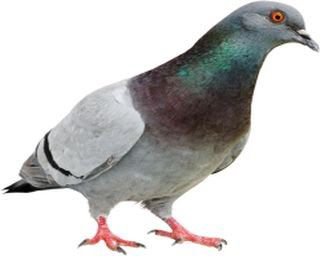
#> input picture Pattern Recognition/Assignment 1/queryimage.png, 320 x 256 px
$ jupyter execute assignment.ipynb
#> lines starting #> are read from the running program, lines starting #| are printed output that depends on the picture; long printed decimals are rounded
[cell 1]
# This assignment is done by CS20B1044 Avinash R Changrani

import numpy as np
import matplotlib.pyplot as plt
import pandas as pd
import cv2

1. Calculate the distance between the two normalized histograms H1 and H2 using each of the following methods:

    (a) KL Distance
    (b) Bhattacharyya Distance

    H1 = [ 0.24, 0.2, 0.16, 0.12, 0.08, 0.04, 0.12, 0.04]

    H2 = [ 0.22, 0.23, 0.16, 0.13, 0.11, 0.08, 0.05, 0.02]

KL Distance formula: $$D_{KL}(P,Q) = \sum_{i=1}^{n} P(i) \log \frac{P(i)}{Q(i)}$$

Bhattacharyya Distance formula: $$D_{B}(P,Q) = -\log \sum_{i=1}^{n} \sqrt{P(i)Q(i)}$$

[cell 2]
H1 = np.array([ 0.24, 0.2, 0.16, 0.12, 0.08, 0.04, 0.12, 0.04])
H2 = np.array([ 0.22, 0.23, 0.16, 0.13, 0.11, 0.08, 0.05, 0.02])

# (a) KL Distance
def KL_distance(H1, H2):
    return np.sum(H1 * np.log(H1/H2))

print("KL Distance between H1 and H2: ", KL_distance(H1, H2))

# (b) Bhattacharyya Distance

def Bhattacharyya_distance(H1, H2):
    return -np.log(np.sum(np.sqrt(H1*H2)))

print("Bhattacharyya Distance between H1 and H2: ", Bhattacharyya_distance(H1, H2))

Given $(hq − ht)^T = \begin{pmatrix}0.5 & 0.5 & -0.5 & -0.25 & -0.25\end{pmatrix}$ and
$
A =
\begin{pmatrix}
1 & 0.135 & 0.195 & 0.137 & 0.157 \\
0.135 & 1 & 0.2 & 0.309 & 0.143 \\
0.195 & 0.2 & 1 & 0.157 & 0.122 \\
0.137 & 0.309 & 0.157 & 1 & 0.195 \\
0.157 & 0.143 & 0.122 & 0.195 & 1
\end{pmatrix}
$

Find the quadratic form distance.

Quadratic form distance formula is given by:

$$
\begin{align}
d(x,y) &= \sqrt{(x-y)^T A (x-y)} \\
\end{align}
$$

where x and y are the two vectors and A is the covariance matrix.

[cell 3]
# Quadratic distance = sqrt((x-y)^T * A *(x-y))

xy_t = np.array([0.5, 0.5, -0.5, -0.25, -0.25])
A = np.array([[1, 0.135, 0.195, 0.137, 0.157], [0.135, 1, 0.2, 0.309, 0.143], [0.195, 0.2, 1, 0.157, 0.122], [0.137, 0.309, 0.157, 1, 0.195], [0.157, 0.143, 0.122, 0.195, 1]])

# qudratic distance between x and y given (x-y)^T and A
def quadratic_distance(xy_t, A):
    return np.sqrt(np.dot(np.dot(xy_t, A), np.transpose(xy_t)))

print("Quadratic distance between x and y: ", quadratic_distance(xy_t, A))

3. Compare two text files doc1.txt and doc2.txt using cosine distance.

    doc1.txt \
    MATLAB is a program for solving engineering and mathematical problems. The basic MATLAB objects are
    vectors and matrices, so you must be familiar with these before making extensive use of this program.

    doc2.txt \
    MATLAB works with essentially one kind of object, a rectangular numerical matrix. Here is some basic
    information on using MATLAB matrix commands.

# Cosine Distance
Cosine Distance formula is given by:

$$
d_{cosine}(x,y) = 1 - \frac{x \cdot y}{||x||_2 ||y||_2}
$$

where $x$ and $y$ are two vectors.

[cell 4]
# Compare two text files doc1.txt and doc2.txt using cosine distance.
doc1 = "MATLAB is a program for solving engineering and mathematical problems. The basic MATLAB objects are vectors and matrices, so you must be familiar with these before making extensive use of this program."

doc2 = "MATLAB works with essentially one kind of object, a rectangular numerical matrix. Here is some basic information on using MATLAB matrix commands."

# cosine distance between two documents
def cosine_distance(doc1, doc2):
    doc1 = doc1.split()
    doc2 = doc2.split()
    doc1 = set(doc1)
    doc2 = set(doc2)
    cos_theta = len(doc1.intersection(doc2)) / np.sqrt(len(doc1) * len(doc2))
    return 1 - cos_theta

print("Cosine distance between doc1 and doc2: ", cosine_distance(doc1, doc2))

Classify flower 1, 51, and 101 from the Iris Dataset (.csv file) attached along with the assignment document
into one of the three classes as given in dataset specification: \
Dataset Specifications:
> Total number of samples = 150 \
> Number of classes = 3 (Iris setosa, Iris virginica, and Iris versicolor) \
> The number of samples in each class = 50

Directions to classify:
1. Use features PetalLengthCm and PetalWidthCm only for classification.
2. Consider flowers 1,51 and 101 as test cases.
3. Plot the distribution of rest 147 sample points along with their classes( differentiate classes with different
colour). Consider PetalWidthCm along Y-axis and PetalLengthCm along X-axis.
4. Capture the properties of the distribution and use suitable distance metrics to classify the flowers 1,51 and
101 into one of the classes.
5. Print their class and plot the points on the previous plot with a marker differentiating the three points.

[cell 5]
df = pd.read_csv("./Iris.csv")
#> (reads Pattern Recognition/Assignment 1/Iris.csv from the repository)


# Use features PetalLengthCm and PetalWidthCm only for classification.
df = df[['Id','PetalLengthCm', 'PetalWidthCm', 'Species']]

df

[cell 6]
# Consider flowers with id = 1,51 and 101 as test cases.
test = df.loc[[0, 50, 100]]

test

[cell 7]
# drop the test cases from the dataset
df = df.drop([0, 50, 100])

df

[cell 8]
# Plot the distribution of rest 147 sample points along with their classes( differentiate classes with different
# colour). Consider PetalWidthCm along Y-axis and PetalLengthCm along X-axis.

c_dict = {'Iris-setosa': 'red', 'Iris-versicolor': 'blue', 'Iris-virginica': 'green'}

plt.figure(figsize = (10, 6))
plt.scatter(df['PetalLengthCm'], df['PetalWidthCm'], c = df['Species'].apply(lambda x: c_dict[x]))
plt.xlabel('PetalLengthCm')
plt.ylabel('PetalWidthCm')
plt.title("Distribution of rest 147 sample points along with their classes")
plt.show()
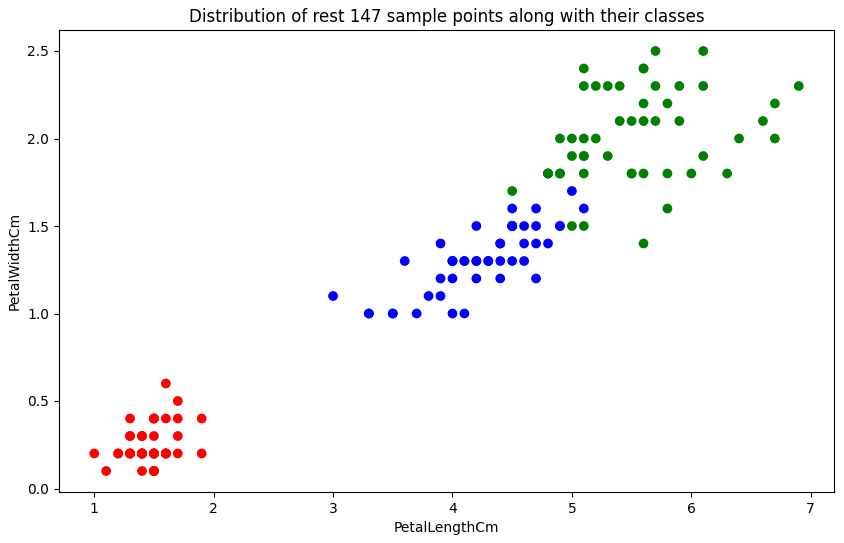
#> figure drawn by matplotlib, 1 panel

[cell 9]
# Capture the properties of the distribution and use suitable distance metrics to classify the flowers 1,51 and
# 101 into one of the classes.

# split the df based on classes
df_setosa = df[df['Species'] == 'Iris-setosa']
df_versicolor = df[df['Species'] == 'Iris-versicolor']
df_virginica = df[df['Species'] == 'Iris-virginica']

# drop the species column
df_setosa = df_setosa.drop(['Species'], axis = 1)
df_versicolor = df_versicolor.drop(['Species'], axis = 1)
df_virginica = df_virginica.drop(['Species'], axis = 1)

# calculate the mean and covariance matrix for each class
mean_setosa = df_setosa[['PetalLengthCm', 'PetalWidthCm']].mean()
mean_versicolor = df_versicolor[['PetalLengthCm', 'PetalWidthCm']].mean()
mean_virginica = df_virginica[['PetalLengthCm', 'PetalWidthCm']].mean()

cov_setosa = df_setosa[['PetalLengthCm', 'PetalWidthCm']].cov()
cov_versicolor = df_versicolor[['PetalLengthCm', 'PetalWidthCm']].cov()
cov_virginica = df_virginica[['PetalLengthCm', 'PetalWidthCm']].cov()

# calculate the inverse of covariance matrix for each class
inv_cov_setosa = np.linalg.inv(cov_setosa)
inv_cov_versicolor = np.linalg.inv(cov_versicolor)
inv_cov_virginica = np.linalg.inv(cov_virginica)

Mahanobis Distance is a distance metric that is used to measure the distance between two points in a multidimensional space. It is a generalization of the Euclidean distance metric. The Mahanobis distance between two points is given by the following formula:

$$d(x,y) = \sqrt{(x-y)^T S^{-1} (x-y)}$$

where $S$ is the covariance matrix of the data.

[cell 10]
# calculate the maholanobis distance between the test cases and the mean of each class
def mahalanobis_distance(x, mean, inv_cov):
    return np.sqrt(np.dot(np.dot((x-mean), inv_cov), np.transpose(x-mean)))

[cell 11]
# calculating the mahalanobis distance between each flower in test cases and the mean of each class

# flower 1 list

flower1_list = []

flower1_list.append(mahalanobis_distance(test.iloc[0][1:3], mean_setosa, inv_cov_setosa))
flower1_list.append(mahalanobis_distance(test.iloc[0][1:3], mean_versicolor, inv_cov_versicolor))
flower1_list.append(mahalanobis_distance(test.iloc[0][1:3], mean_virginica, inv_cov_virginica))

# flower 51 list

flower51_list = []

flower51_list.append(mahalanobis_distance(test.iloc[1][1:3], mean_setosa, inv_cov_setosa))
flower51_list.append(mahalanobis_distance(test.iloc[1][1:3], mean_versicolor, inv_cov_versicolor))
flower51_list.append(mahalanobis_distance(test.iloc[1][1:3], mean_virginica, inv_cov_virginica))

# flower 101 list

flower101_list = []

flower101_list.append(mahalanobis_distance(test.iloc[2][1:3], mean_setosa, inv_cov_setosa))
flower101_list.append(mahalanobis_distance(test.iloc[2][1:3], mean_versicolor, inv_cov_versicolor))
flower101_list.append(mahalanobis_distance(test.iloc[2][1:3], mean_virginica, inv_cov_virginica))

# print the mahalanobis distance between each flower in test cases and the mean of each class

print("Mahalanobis distance between flower 1 and mean of each class: ", flower1_list)
print("Mahalanobis distance between flower 51 and mean of each class: ", flower51_list)
print("Mahalanobis distance between flower 101 and mean of each class: ", flower101_list)

[cell 12]
# Print their class and plot the points on the previous plot with a marker differentiating the three points.

print("Class of flower 1: ", np.argmin(flower1_list))

print("Class of flower 51: ", np.argmin(flower51_list))

print("Class of flower 101: ", np.argmin(flower101_list))

print()

# a function to find the species name to each flower in test cases based on the class predicted above
def get_species_name(x):
    if x == 0:
        return "Iris-setosa"
    elif x == 1:
        return "Iris-versicolor"
    else:
        return "Iris-virginica"

# print the species name to each flower in test cases based on the class predicted above
print("Species name of flower 1: ", get_species_name(np.argmin(flower1_list)))

print("Species name of flower 51: ", get_species_name(np.argmin(flower51_list)))

print("Species name of flower 101: ", get_species_name(np.argmin(flower101_list)))

print()

print("Actual class of flower 1: ", test.iloc[0][3])

print("Actual class of flower 51: ", test.iloc[1][3])

print("Actual class of flower 101: ", test.iloc[2][3])

[cell 13]
# plotting the points on the previous plot with a marker differentiating the three points.

plt.figure(figsize = (10, 6))
plt.scatter(df['PetalLengthCm'], df['PetalWidthCm'], c = df['Species'].apply(lambda x: c_dict[x]))
plt.scatter(test.iloc[0][1], test.iloc[0][2], c = 'black', marker = 'x', s = 200)
plt.scatter(test.iloc[1][1], test.iloc[1][2], c = 'black', marker = 'x', s = 200)
plt.scatter(test.iloc[2][1], test.iloc[2][2], c = 'black', marker = 'x', s = 200)
plt.xlabel('Petal Length (cm)')
plt.ylabel('Petal Width (cm)')
plt.title('Petal Length vs Petal Width')
plt.show()
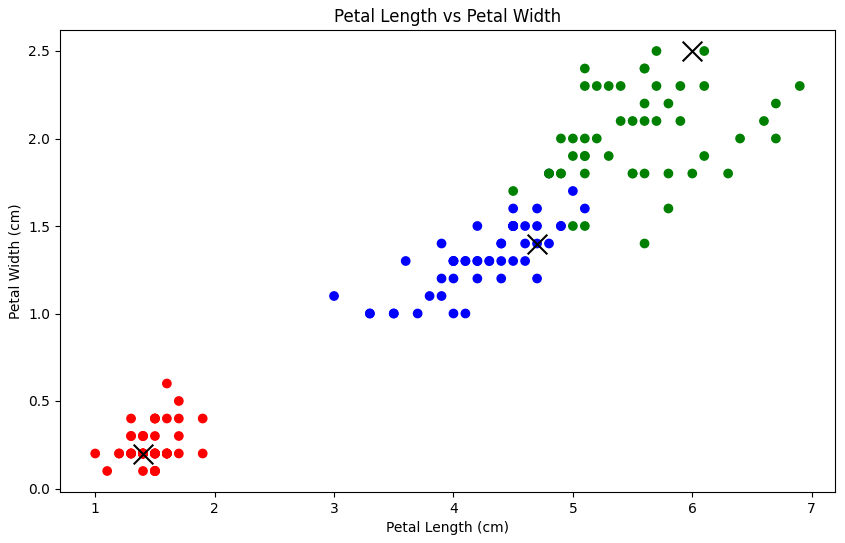
#> figure drawn by matplotlib, 1 panel

We use the Mahalonobis distance as a distance metric to find the class of the test flowers 1, 51 and 101. Mahalanobis distance is a good similarity metric for the Iris dataset because it considers the correlations between petal length and petal width and uses a covariance matrix to transform the feature space into a new space with uncorrelated and standardized features. This leads to a more accurate computation of similarity and improved prediction of the class of test flowers. The Mahalanobis distance is also scale-invariant, making it useful for datasets with differing units of measurement.

5. Consider the following images. Obtain the histograms for each of the images. Using a suitable distance measure, find the distance between the query image and reference images.

[cell 14]
# importing the images and storing it in a cv2 object

query = cv2.imread('./queryimage.png')
#> query is the input picture: shape (256, 320, 3); mean B, G, R 201.1, 202, 203.2
ref1 = cv2.imread('./refimage1.png')
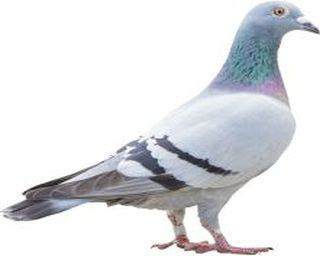
#> input picture Pattern Recognition/Assignment 1/refimage1.png, 320 x 256 px
#> ref1 is the input picture: shape (256, 320, 3); mean B, G, R 227.7, 224.7, 223.4
ref2 = cv2.imread('./refimage2.png')
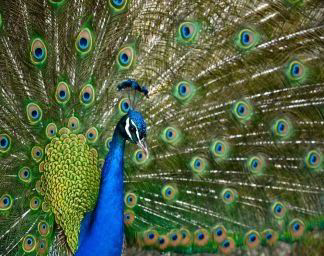
#> input picture Pattern Recognition/Assignment 1/refimage2.png, 324 x 256 px
#> ref2 is the input picture: shape (256, 324, 3); mean B, G, R 65, 98, 82.4

# converting the images from BGR to RGB

query = cv2.cvtColor(query, cv2.COLOR_BGR2RGB)
ref1 = cv2.cvtColor(ref1, cv2.COLOR_BGR2RGB)
ref2 = cv2.cvtColor(ref2, cv2.COLOR_BGR2RGB)

# plotting the images

plt.figure(figsize = (15, 10))
plt.subplot(1, 3, 1)
plt.imshow(query)
plt.title('Query Image')
plt.subplot(1, 3, 2)
plt.imshow(ref1)
plt.title('Reference Image 1')
plt.subplot(1, 3, 3)
plt.imshow(ref2)
plt.title('Reference Image 2')
plt.show()

[cell 15]
# obtain histograms using the function cv2.calcHist()

# query image histogram

query_hist = cv2.calcHist([query],[0],None,[256],[0,256])
#> query_hist = 256 values, max 44866 at index 255, min 3 at index 1, mean 320

# reference image 1 histogram

ref1_hist = cv2.calcHist([ref1],[0],None,[256],[0,256])
#> ref1_hist = 256 values, max 47422 at index 255, min 0 at index 0, mean 320

# reference image 2 histogram

ref2_hist = cv2.calcHist([ref2],[0],None,[256],[0,256])
#> ref2_hist = 256 values, max 1402 at index 0, min 2 at index 252, mean 324

plt.figure(figsize = (20, 5))
plt.subplot(1, 3, 1)
plt.plot(query_hist)
plt.title('Query Image Histogram')
plt.subplot(1, 3, 2)
plt.plot(ref1_hist)
plt.title('Reference Image 1 Histogram')
plt.subplot(1, 3, 3)
plt.plot(ref2_hist)
plt.title('Reference Image 2 Histogram')
plt.show()
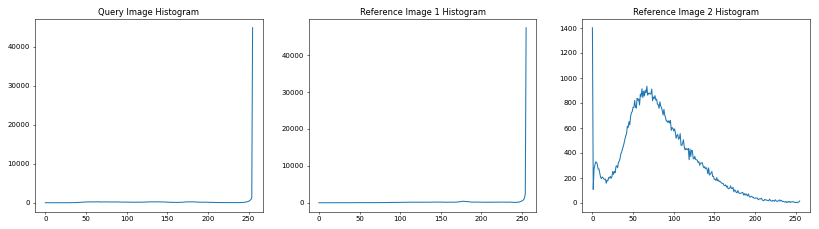
#> figure drawn by matplotlib, 3 panels; panel 1: curve peaks at x = 255, y = 44866; panel 2: curve peaks at x = 255, y = 47422; panel 3: curve peaks at x = 0, y = 1402

[cell 16]
# normalize the histograms

query_hist = cv2.normalize(query_hist, query_hist, 0, 1, cv2.NORM_MINMAX, -1)
#> query_hist = 256 values, max 1 at index 255, min 1.82e-12 at index 1, mean 0.00707

ref1_hist = cv2.normalize(ref1_hist, ref1_hist, 0, 1, cv2.NORM_MINMAX, -1)
#> ref1_hist = 256 values, max 1 at index 255, min 0 at index 0, mean 0.00675

ref2_hist = cv2.normalize(ref2_hist, ref2_hist, 0, 1, cv2.NORM_MINMAX, -1)
#> ref2_hist = 256 values, max 1 at index 0, min 0 at index 252, mean 0.23

# calculate the bhattarcharya distance between the query image and the reference images

bhattarcharya_distance1 = cv2.compareHist(query_hist, ref1_hist, cv2.HISTCMP_BHATTACHARYYA)
#> bhattarcharya_distance1 = 0.18

bhattarcharya_distance2 = cv2.compareHist(query_hist, ref2_hist, cv2.HISTCMP_BHATTACHARYYA)
#> bhattarcharya_distance2 = 0.654

# print the bhattarcharya distance between the query image and the reference images

print("Bhattarcharya distance between query image and reference image 1: ", bhattarcharya_distance1)
#| Bhattarcharya distance between query image and reference image 1:  0.1795

print("Bhattarcharya distance between query image and reference image 2: ", bhattarcharya_distance2)
#| Bhattarcharya distance between query image and reference image 2:  0.654
